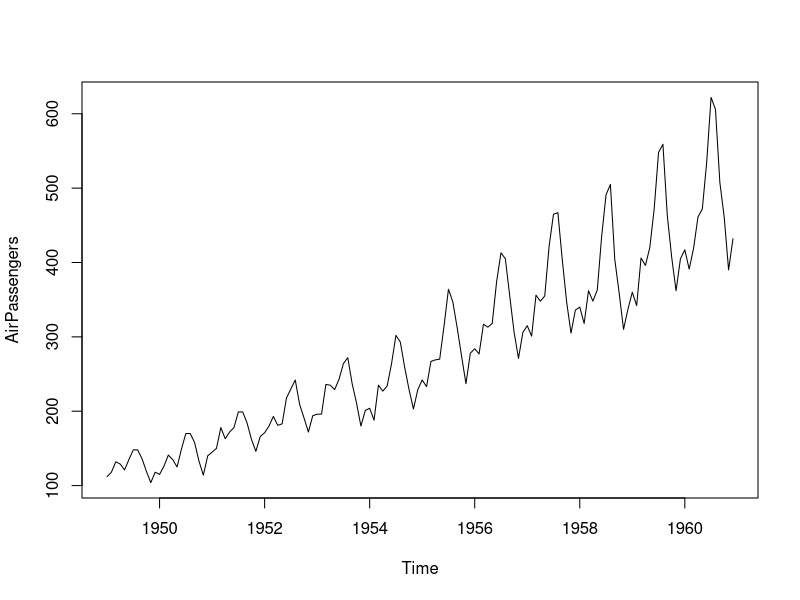
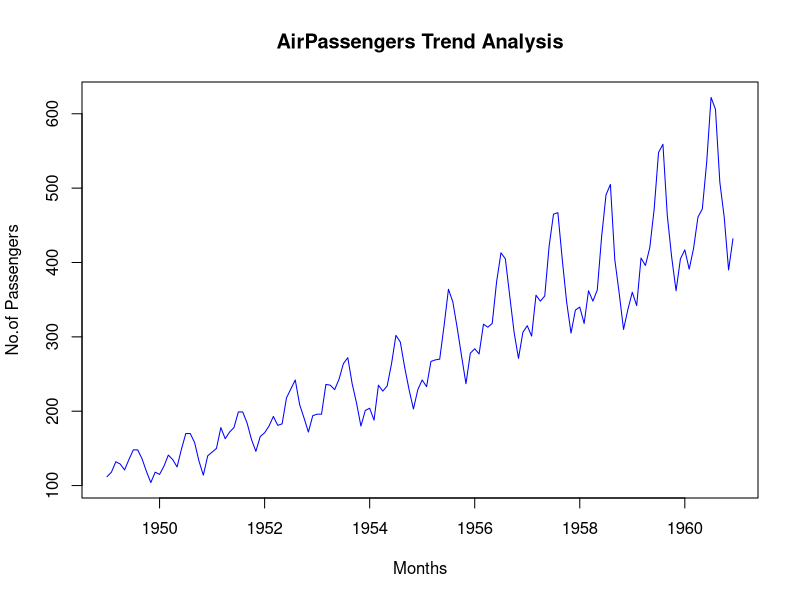
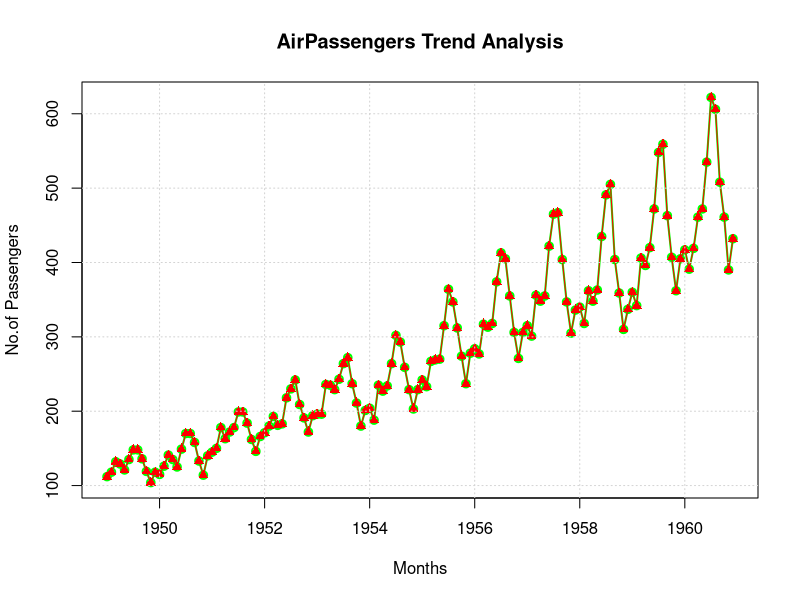
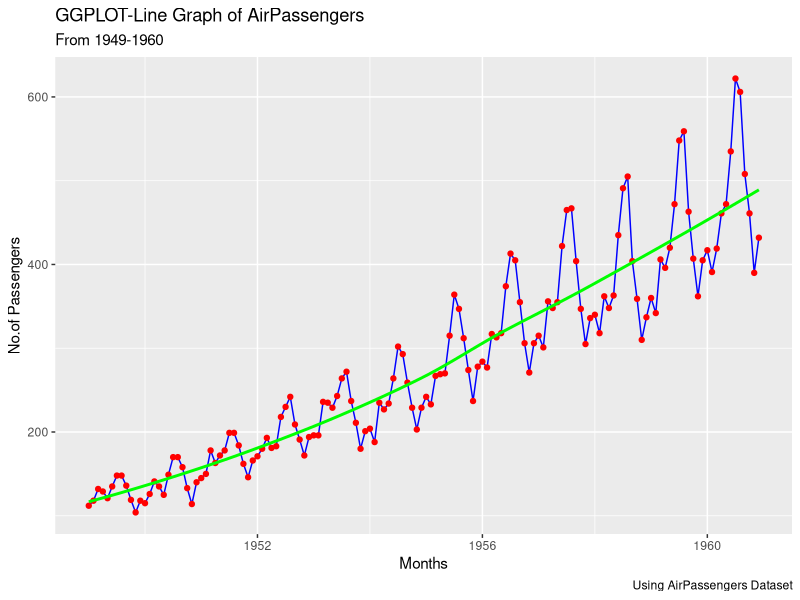

Recreate these plots in R, in order.
#load the Dataset
AirPassengers

#Verify the Dataset
class(AirPassengers)
View(AirPassengers)

# Convert the Dataset to dataframe
ap_df <- data.frame(
  year = time(AirPassengers),
  passengers = as.numeric(AirPassengers)
)

ap_df_months <- data.frame(
  year = floor(time(AirPassengers)),
  month = cycle(time(AirPassengers)),
  passengers = as.numeric(AirPassengers)
)

ap_df_months

# Basic plot
plot(AirPassengers)

plot(AirPassengers,
     main = "AirPassengers Trend Analysis",
     xlab = "Months",
     ylab = "No.of Passengers",
     col = "blue"
)
# Changing the Line Width
plot(AirPassengers,
     type = 'o',
     lwd = 2,
     main = "AirPassengers Trend Analysis",
     xlab = "Months",
     ylab = "No.of Passengers",
     col = "green"
)     
points(AirPassengers,
       type = 'o',
       pch = 17,
       col = "red"
)
grid()

library(ggplot2)
ggplot(ap_df,
  aes(x=year,y=passengers)
)+
  geom_line(
    col="blue",
    linewidth = 0.5)+
  labs(
    title="GGPLOT-Line Graph of AirPassengers",
    caption = "Using AirPassengers Dataset",
    subtitle = "From 1949-1960",
    x = "Months",
    y = "No.of Passengers"
)+
  geom_point(color = 'red')+
  geom_smooth(se=FALSE, color = 'green')
  theme_classic()  
  
  
  
  